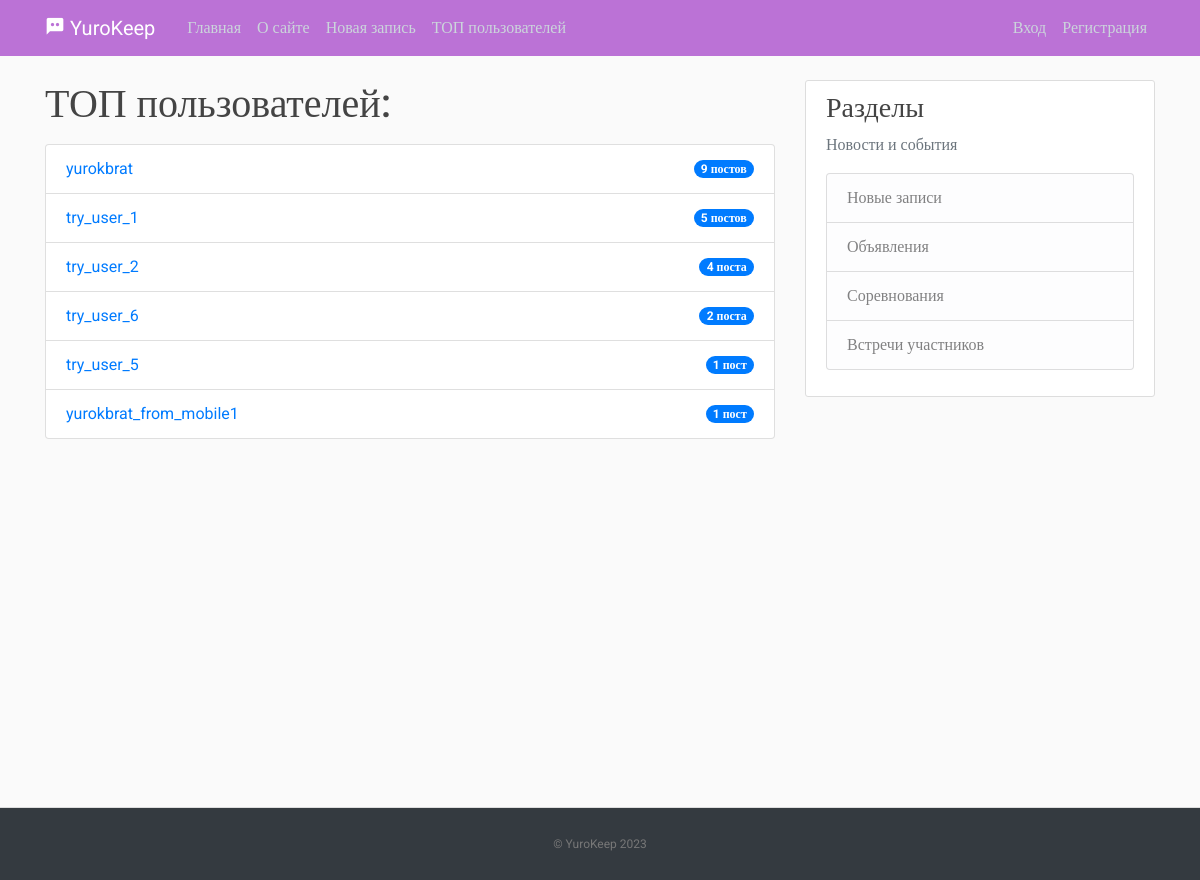
The app's page /top_users/, older data.
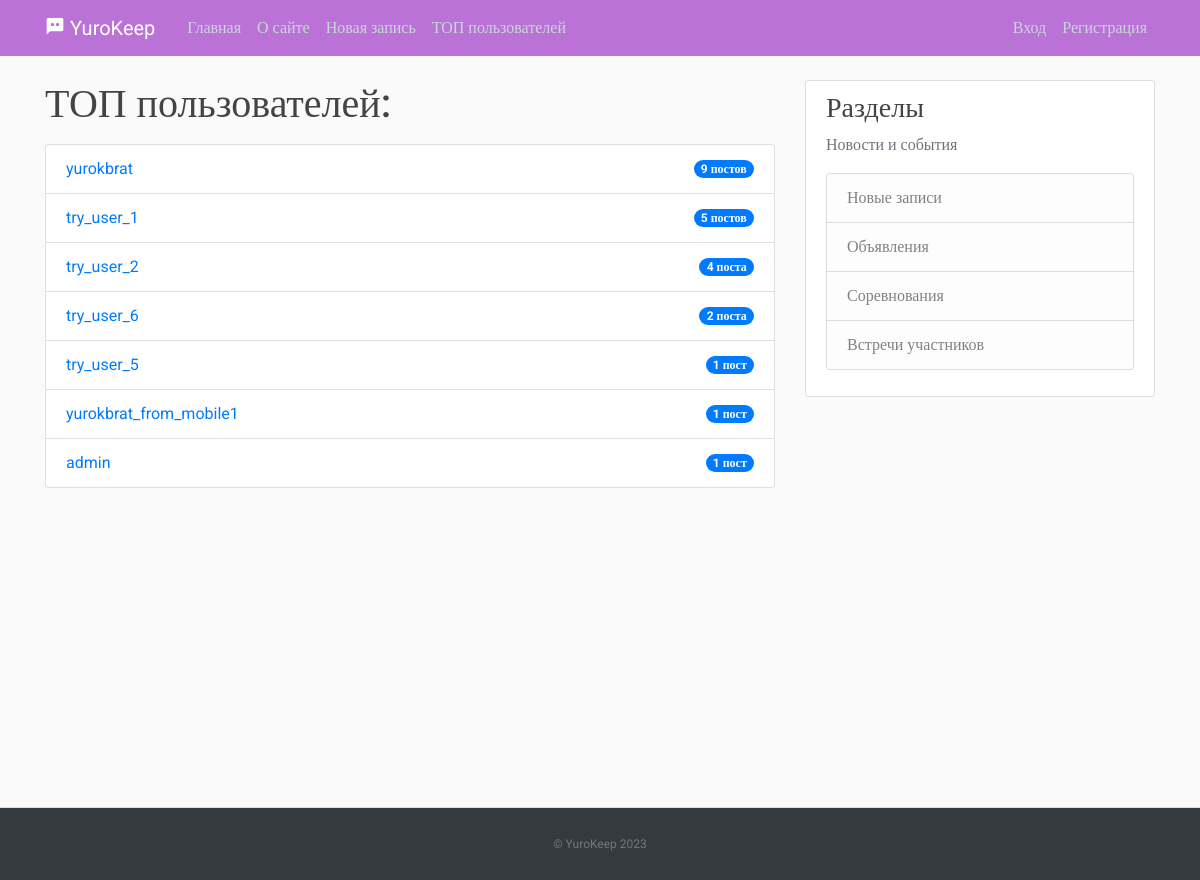
The same page, newer data.
### users/models.py (models this page shows, shortened)
class Profile(models.Model):
    user = models.OneToOneField(User, on_delete=models.CASCADE)
    image = models.ImageField(default="default.jpg", upload_to="profile_pics")

### blog/views.py (the view)
# urls.py: path("top_users/", views.TopUsersView.as_view(), name="top_users"),
class TopUsersView(ListView):
    model = Profile
    template_name = "blog/user_top.html"
    context_object_name = "top_users"
    ordering = ["-post_count"]
    def get_queryset(self):
        return Profile.objects.annotate(post_count=Count("user__post")).order_by(
            "-post_count"
        )[:10]

### blog/templates/blog/user_top.html
{% extends "blog/base.html" %}
{% block content %}
    <h1 class="mb-3">ТОП пользователей:</h1>
    <ul class="list-group">
        {% for user in top_users %}
        {% if user.post_count > 0 %}
            <li class="list-group-item d-flex justify-content-between align-items-center">
                <div>
                    <a class="mr-2" href="{% url 'user-posts' user.user.username %}">{{ user.user.username }}</a>
                </div>
                {% if user.post_count|divisibleby:10 and user.post_count|divisibleby:100 %}
                    <span class="badge badge-primary badge-pill">{{ user.post_count }} постов</span>
                {% else %}
                    {% if user.post_count|divisibleby:10 or user.post_count|divisibleby:100 %}
                        <span class="badge badge-primary badge-pill">{{ user.post_count }} постов</span>
                    {% elif user.post_count == 1 %}
                        <span class="badge badge-primary badge-pill">{{ user.post_count }} пост</span>
                    {% elif user.post_count >= 2 and user.post_count <= 4 %}
                        <span class="badge badge-primary badge-pill">{{ user.post_count }} поста</span>
                    {% else %}
                        <span class="badge badge-primary badge-pill">{{ user.post_count }} постов</span>
                    {% endif %}
                {% endif %}
            </li>
        {% endif %}
        {% endfor %}
    </ul>
{% endblock content %}

Row changes from the older to the newer data that the page shows:
added Profile: user.username "admin", post_count "1"
